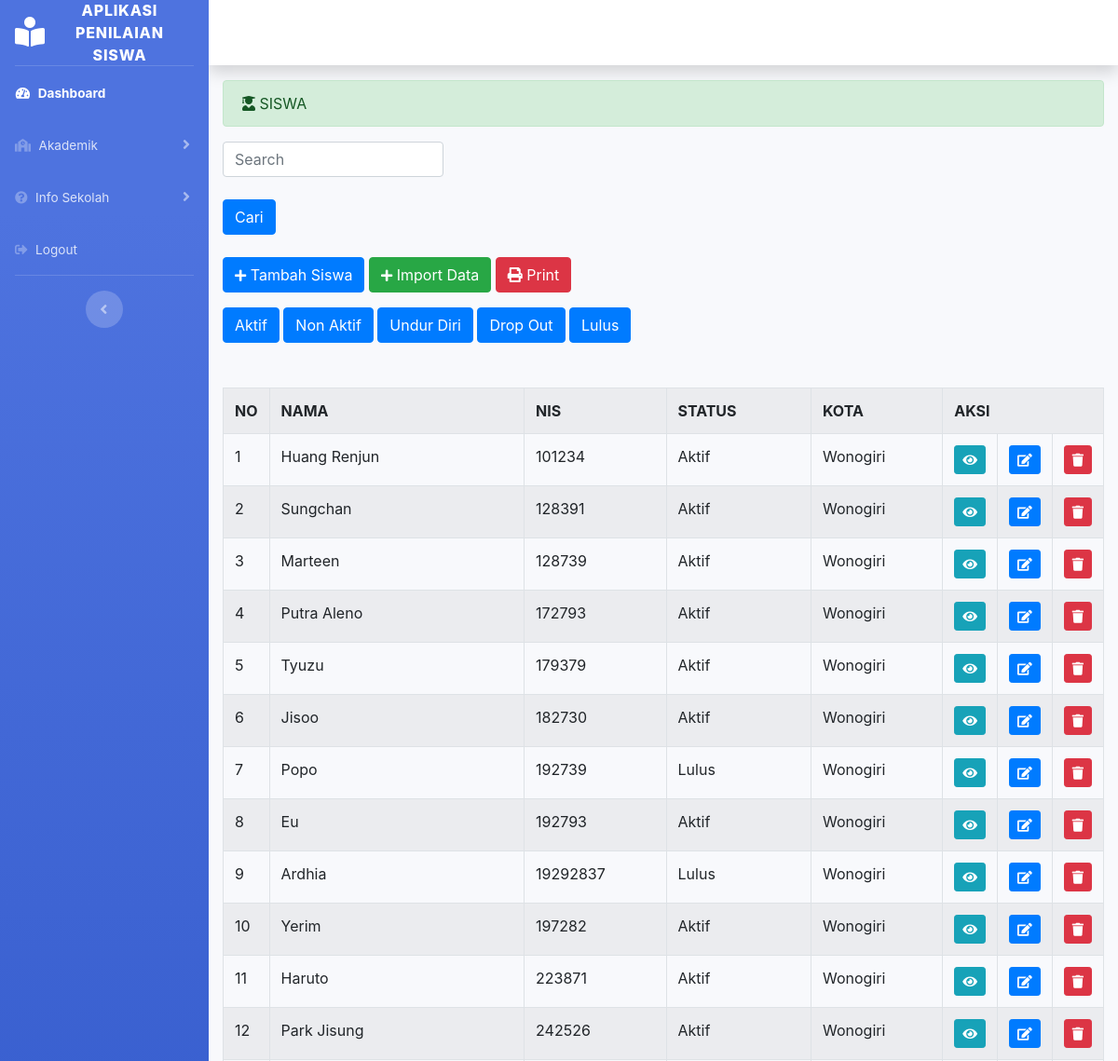
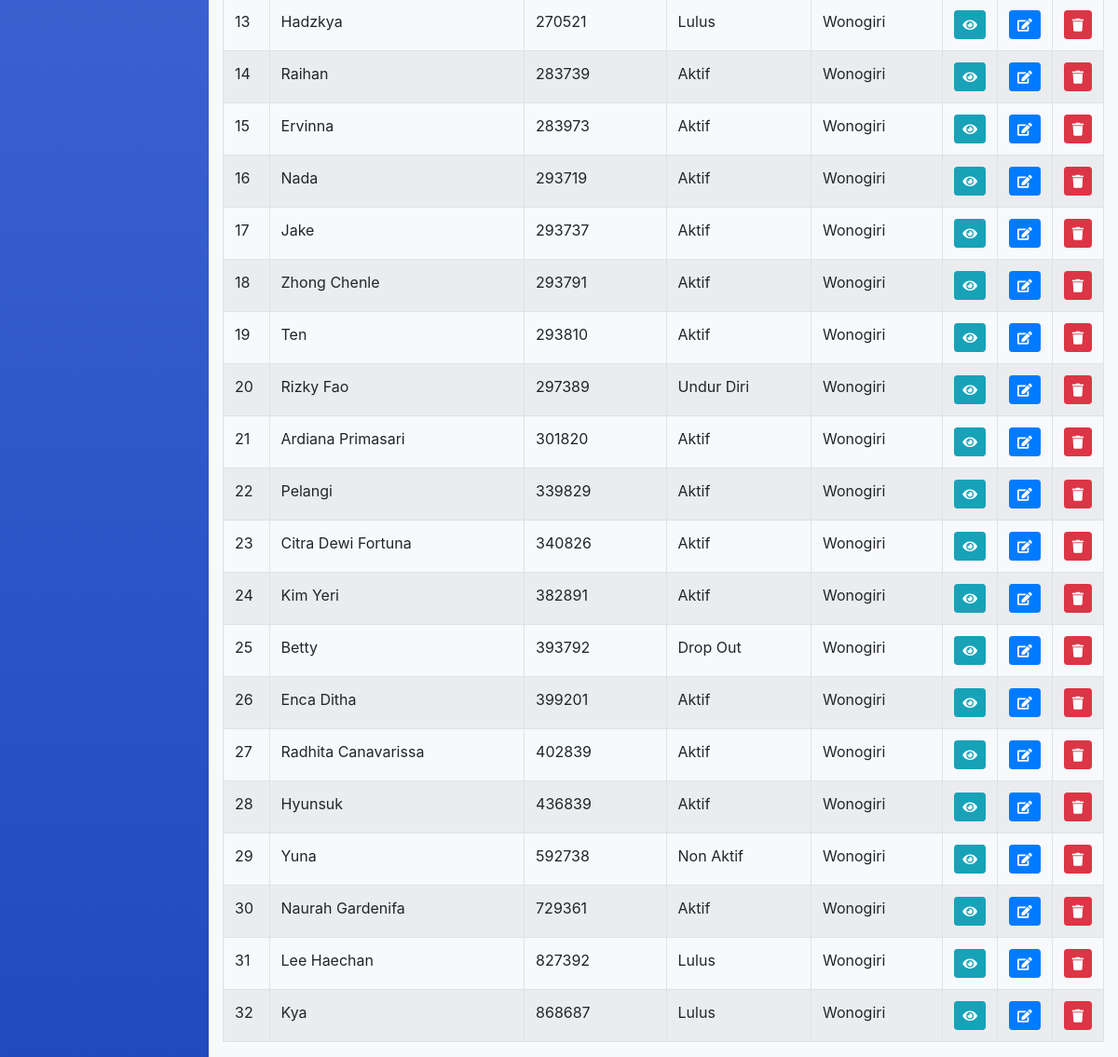
The page /index.php/siswa/status on the database its author committed (2 pictures, top to bottom).
### tables this page shows
CREATE TABLE `siswa` (
  `nama_siswa` varchar(255) DEFAULT NULL,
  `admin_id` int(11) DEFAULT NULL,
  `orang_tua_id` int(11) NOT NULL,
  `nis` varchar(20) NOT NULL,
  `kelas` varchar(255) NOT NULL,
  `nama_guru` varchar(255) NOT NULL,
  `status` varchar(50) NOT NULL,
  `jalan` varchar(50) NOT NULL,
  `kecamatan` varchar(50) NOT NULL,
  `kota` varchar(50) NOT NULL,
  `provinsi` varchar(50) NOT NULL,
  `no_hp` varchar(15) NOT NULL,
  `tempat_lahir` varchar(50) DEFAULT NULL,
  `tanggal_lahir` date DEFAULT NULL,
  `jenis_kelamin` varchar(50) DEFAULT NULL,
  `agama` varchar(255) NOT NULL,
  `poto` varchar(50) DEFAULT NULL
);

### application/controllers/Siswa.php (called while the page is built, shortened)
<?php
class Siswa extends CI_Controller{
  public function __construct(){
    $this->load->helper(array('url','download'));
  }
  public function status(){
    $this->load->model('siswa_model');
    $status = $this->input->get('status');
    $data = $this->siswa_model->get_status($status);
    $data = array(
      'status'  => $status,
      'siswa'   => $data
    );
    $this->load->view('templates_administrator/header');
    $this->load->view('templates_administrator/sidebar');
    $this->load->view('administrator/siswa_status',$data);
    $this->load->view('templates_administrator/footer');
  }
}

### index.php (called while the page is built, shortened)
<?php
require_once BASEPATH.'core/CodeIgniter.php';

### application/models/Siswa_model.php (called while the page is built, shortened)
<?php
class Siswa_model extends CI_Model{
    public function get_status($keyword=null){
		$this->db->select('*');
		$this->db->from('siswa');
		return $this->db->get()->result_array();
	}
}

### application/views/administrator/siswa_status.php (the view, shortened to what this page needs)
<div class="container-fluid">
  <div class="alert alert-success" role="alert">
    <i class="fas fa-user-graduate"></i> SISWA
  </div>
  <div class="navbar-form navbar-search">
    <?php echo form_open('Siswa/search') ?>
    <input type="text" name="keyword" class="form-control" placeholder="Search" style="width: 25%"><br>
    <button type="submit" class="btn btn-primary">Cari</button>
    <?php echo form_close() ?><br>
  </div>
  <?php echo anchor('Siswa/tambah_siswa','<button class="btn btn-primary mb-3"><i class="fas fa-plus fa-sm"></i>  Tambah Siswa</button>') ?>
  <?php echo anchor('Siswa/form','<button class="btn btn-success mb-3"><i class="fas fa-plus fa-sm"></i>  Import Data</button>') ?>
  <a class="btn btn-danger mb-3" href=" <?php echo base_url('Siswa/print') ?>"> <i class="fa fa-print"></i> Print</a>
  <form action="<?= base_url('Siswa/status') ?>" method="get">
      <button class="btn btn-primary" name="status" value="Aktif" type="submit">Aktif</button>
      <button class="btn btn-primary" name="status" value="Non Aktif" type="submit">Non Aktif</button>
      <button class="btn btn-primary" name="status" value="Undur Diri" type="submit">Undur Diri</button>
      <button class="btn btn-primary" name="status" value="Drop Out" type="submit">Drop Out</button>
      <button class="btn btn-primary" name="status" value="Lulus" type="submit">Lulus</button>
  </form><br>
  <br>
  <table class="table table-striped table-hover table-bordered">
    <tr>
      <th>NO</th>
      <th>NAMA</th>
      <th>NIS</th>
      <th>STATUS</th>
      <th>KOTA</th>
      <th colspan="3">AKSI</th>
    </tr>
    <?php
    $no=1;
    foreach ($siswa as $ssw) : ?>
      <tr>
        <td width="20px"><?php echo $no++ ?></td>
        <td><?php echo $ssw['nama_siswa'] ?></td>
        <td><?php echo $ssw['nis'] ?></td>
        <td><?php echo $ssw['status'] ?></td>
        <td><?php echo $ssw['kota'] ?></td>
        <td width="20px"><?php echo anchor('Siswa/detail/'.$ssw['nis'],'<div class="btn btn-sm btn-info"><i class="fa fa-eye"></i></div>') ?></td>
        <td width="20px"><?php echo anchor('Siswa/update/'.$ssw['nis'],'<div class="btn btn-sm btn-primary"><i class="fa fa-edit"></i></div>') ?></td>
        <td width="20px"><?php echo anchor('Siswa/delete/'.$ssw['nis'],'<div class="btn btn-sm btn-danger"><i class="fa fa-trash"></i></div>') ?></td>
      </tr>
    <?php endforeach; ?>
  </table>
</div>

### rows shown on the page
siswa: nama_siswa "Huang Renjun", nis "101234", status "Aktif", kota "Wonogiri"
siswa: nama_siswa "Sungchan", nis "128391", status "Aktif", kota "Wonogiri"
siswa: nama_siswa "Marteen", nis "128739", status "Aktif", kota "Wonogiri"
siswa: nama_siswa "Putra Aleno", nis "172793", status "Aktif", kota "Wonogiri"
siswa: nama_siswa "Tyuzu", nis "179379", status "Aktif", kota "Wonogiri"
siswa: nama_siswa "Jisoo", nis "182730", status "Aktif", kota "Wonogiri"
siswa: nama_siswa "Popo", nis "192739", status "Lulus", kota "Wonogiri"
siswa: nama_siswa "Eu", nis "192793", status "Aktif", kota "Wonogiri"
siswa: nama_siswa "Ardhia", nis "19292837", status "Lulus", kota "Wonogiri"
siswa: nama_siswa "Yerim", nis "197282", status "Aktif", kota "Wonogiri"
siswa: nama_siswa "Haruto", nis "223871", status "Aktif", kota "Wonogiri"
siswa: nama_siswa "Park Jisung", nis "242526", status "Aktif", kota "Wonogiri"
siswa: nama_siswa "Hadzkya", nis "270521", status "Lulus", kota "Wonogiri"
siswa: nama_siswa "Raihan", nis "283739", status "Aktif", kota "Wonogiri"
siswa: nama_siswa "Ervinna", nis "283973", status "Aktif", kota "Wonogiri"
siswa: nama_siswa "Nada", nis "293719", status "Aktif", kota "Wonogiri"
siswa: nama_siswa "Jake", nis "293737", status "Aktif", kota "Wonogiri"
siswa: nama_siswa "Zhong Chenle", nis "293791", status "Aktif", kota "Wonogiri"
siswa: nama_siswa "Ten", nis "293810", status "Aktif", kota "Wonogiri"
siswa: nama_siswa "Rizky Fao", nis "297389", status "Undur Diri", kota "Wonogiri"
siswa: nama_siswa "Ardiana Primasari", nis "301820", status "Aktif", kota "Wonogiri"
siswa: nama_siswa "Pelangi", nis "339829", status "Aktif", kota "Wonogiri"
siswa: nama_siswa "Citra Dewi Fortuna", nis "340826", status "Aktif", kota "Wonogiri"
siswa: nama_siswa "Kim Yeri", nis "382891", status "Aktif", kota "Wonogiri"
siswa: nama_siswa "Betty", nis "393792", status "Drop Out", kota "Wonogiri"
siswa: nama_siswa "Enca Ditha", nis "399201", status "Aktif", kota "Wonogiri"
siswa: nama_siswa "Radhita Canavarissa", nis "402839", status "Aktif", kota "Wonogiri"
siswa: nama_siswa "Hyunsuk", nis "436839", status "Aktif", kota "Wonogiri"
siswa: nama_siswa "Yuna", nis "592738", status "Non Aktif", kota "Wonogiri"
siswa: nama_siswa "Naurah Gardenifa", nis "729361", status "Aktif", kota "Wonogiri"
siswa: nama_siswa "Lee Haechan", nis "827392", status "Lulus", kota "Wonogiri"
siswa: nama_siswa "Kya", nis "868687", status "Lulus", kota "Wonogiri"
